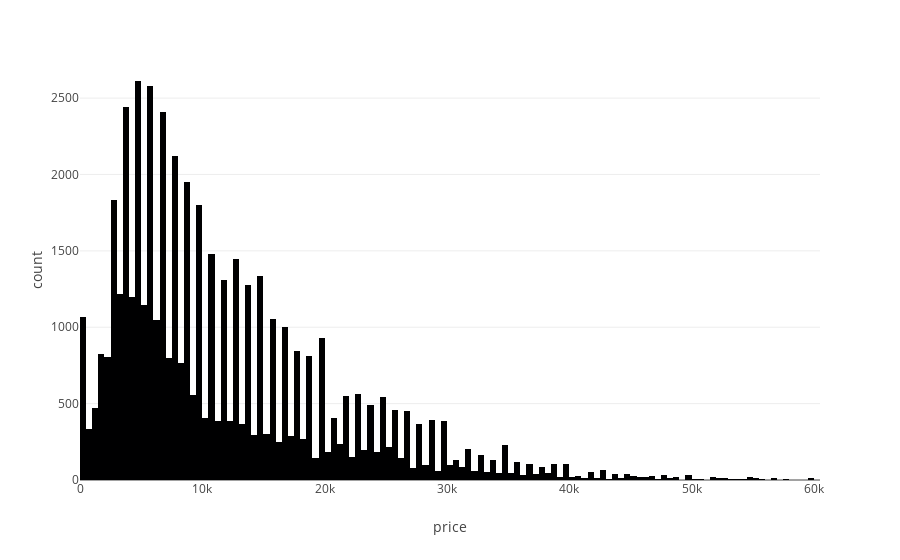

Source (notebook cell):
### Code cell
fig4=px.histogram(vehiclesv1, x='price')
fig4.show()

### Figure 1 — Plotly figure (JSON) as saved in the notebook; plotly's stock layout.template omitted (floating-point values rounded to 4 significant figures; data arrays with more than 128 entries replaced by an {"elided": "..."} marker saying what was removed)
{"data": [{"alignmentgroup": "True", "bingroup": "x", "hovertemplate": "price=%{x}<br>count=%{y}<extra></extra>", "legendgroup": "", "marker": {"color": "#000001", "pattern": {"shape": ""}}, "name": "", "offsetgroup": "", "orientation": "v", "showlegend": false, "type": "histogram", "x": {"elided": "51269 int values"}, "xaxis": "x", "yaxis": "y"}], "layout": {"autosize": true, "barmode": "relative", "legend": {"tracegroupgap": 0}, "margin": {"t": 60}, "xaxis": {"anchor": "y", "autorange": true, "domain": [0, 1], "range": [-0.5, 60500.0], "title": {"text": "price"}, "type": "linear"}, "yaxis": {"anchor": "x", "autorange": true, "domain": [0, 1], "range": [0, 2749.0], "title": {"text": "count"}}}}
